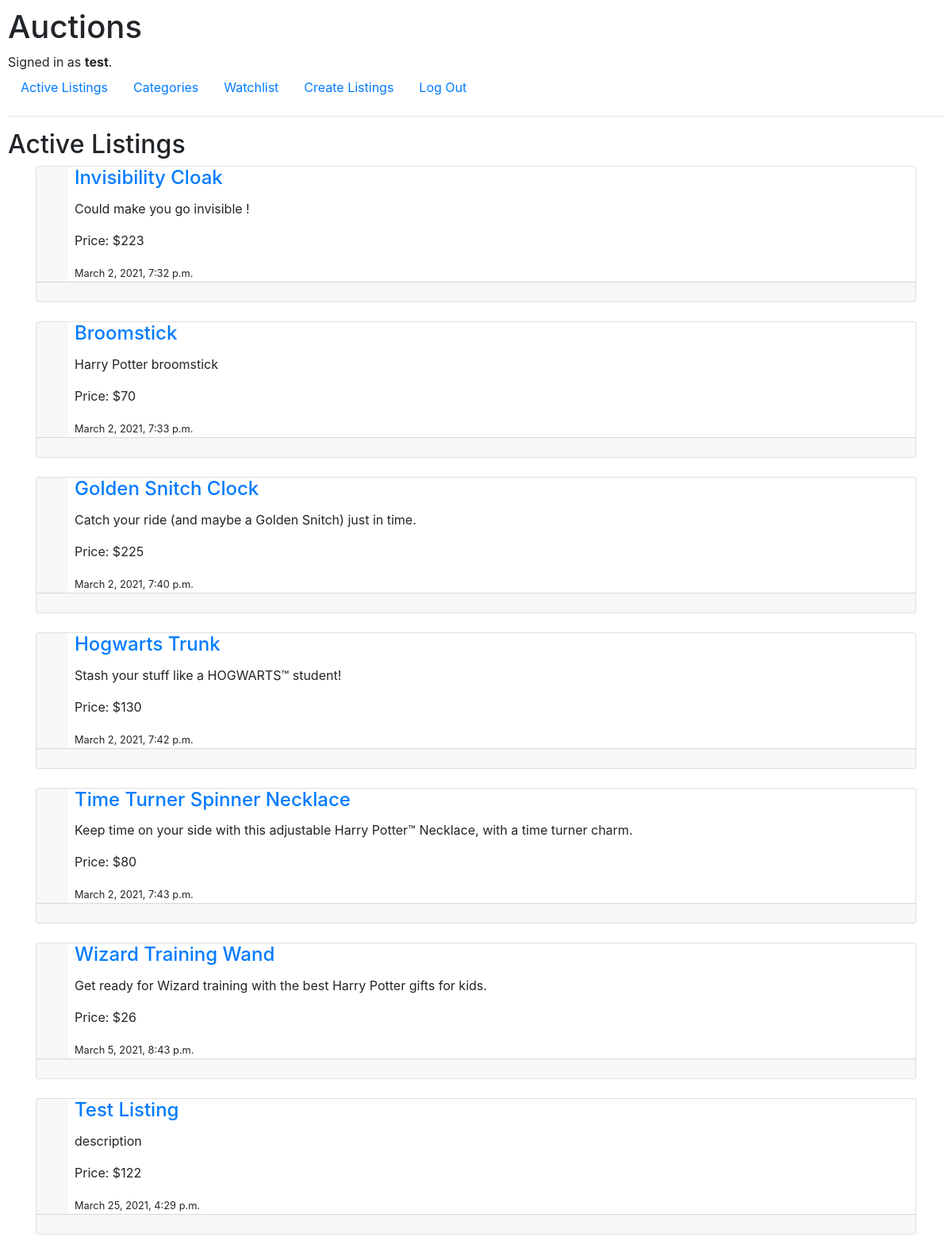
The app's page / (signed in) with its own data.
### auctions/models.py (models this page shows, shortened)
class User(AbstractUser):
    """
    Creates User model
    """

class Listing(models.Model):
    user = models.ForeignKey(User, on_delete=models.CASCADE,
                                related_name="user_listings", blank=True, null=True)
    title = models.CharField(max_length=64)
    description = models.CharField(max_length=500)
    bid = models.IntegerField()
    created = models.DateTimeField(auto_now_add=True)
    listing_image = models.URLField(default=None, blank=True, null=True)
    category = models.ForeignKey(Category, on_delete=models.CASCADE, blank=True,
                                null=True, related_name="list_category")
    watchers = models.ManyToManyField(User, blank=True, related_name="watchlist")
    is_active = models.BooleanField(default=True)
    winner = models.ForeignKey(User, on_delete=models.CASCADE, related_name="listing_win",
                             default=None, blank=True, null=True)

### auctions/views.py (the view)
# urls.py: path("", views.index, name="index"),
def index(request):
    user = request.user.id
    query = Q(is_active=True) | Q(winner=user)
    return render(request, "auctions/index.html", {
        "listings": Listing.objects.filter(query)
    })

### auctions/templates/auctions/index.html (shortened to what this page needs)
{% extends "auctions/layout.html" %}
{% block body %}
    <h2>Active Listings</h2>
    <div class="container">
        {% for listing in listings %}
            <div class="card flex-row flex-wrap">
                <div class="card-header border-0">
                </div>
                <div class="card-block px-2">
                    <a href="{% url 'auctions:listing' listing.id %}">
                        <h4 class="card-title">{{ listing.title }}</h4>
                    </a>
                    <p class="card-text">{{ listing.description }}</p>
                    <p class="card-text">Price: ${{ listing.bid }}</p>
                    <p class="card-text"><small>{{ listing.created }}</small></p>
                </div>
                <div class="card-footer w-100 text-muted"></div>
            </div>
            <br>
        {% endfor %}
    </div>
{% endblock %}

### auctions/templates/auctions/layout.html (shortened to what this page needs)
{% load static %}
<!DOCTYPE html>
<html lang="en">
    <head>
        <link rel="stylesheet" href="https://stackpath.bootstrapcdn.com/bootstrap/4.4.1/css/bootstrap.min.css">
        <link href="{% static 'auctions/styles.css' %}" rel="stylesheet">
    </head>
    <body>
        <h1>Auctions</h1>
        <div>
            {% if user.is_authenticated %}
                Signed in as <strong>{{ user.username }}</strong>.
            {% else %}
                Not signed in.
            {% endif %}
        </div>
        <ul class="nav">
            <li class="nav-item">
                <a class="nav-link" href="{% url 'auctions:index' %}">Active Listings</a>
            </li>
            <li class="nav-item">
                <a class="nav-link" href="{% url 'auctions:category' %}">Categories</a>
            </li>
            {% if user.is_authenticated %}
                <li class="nav-item">
                    <a class="nav-link" href="{% url 'auctions:watchlist' %}">Watchlist</a>
                </li>
                <li class="nav-item">
                    <a class="nav-link" href="{% url 'auctions:createlisting' %}">Create Listings</a>
                </li>
                <li class="nav-item">
                    <a class="nav-link" href="{% url 'auctions:logout' %}">Log Out</a>
                </li>
            {% endif %}
        </ul>
        <hr>
        {% block body %}
        {% endblock %}
    </body>
</html>

### auctions/static/auctions/styles.css (style rules this page uses)
body { padding: 10px; }

### records on screen
User: username "test"
Listing: title "Invisibility Cloak", description "Could make you go invisible !", bid "223", created "March 2, 2021, 7:32 p.m."
Listing: title "Broomstick", description "Harry Potter broomstick", bid "70", created "March 2, 2021, 7:33 p.m."
Listing: title "Golden Snitch Clock", description "Catch your ride (and maybe a Golden Snitch) just in time.", bid "225", created "March 2, 2021, 7:40 p.m."
Listing: title "Hogwarts Trunk", description "Stash your stuff like a HOGWARTS™ student!", bid "130", created "March 2, 2021, 7:42 p.m."
Listing: title "Time Turner Spinner Necklace", description "Keep time on your side with this adjustable Harry Potter™ Necklace, with a time turner charm.", bid "80", created "March 2, 2021, 7:43 p.m."
Listing: title "Wizard Training Wand", description "Get ready for Wizard training with the best Harry Potter gifts for kids.", bid "26", created "March 5, 2021, 8:43 p.m."
Listing: title "Test Listing", description "description", bid "122", created "March 25, 2021, 4:29 p.m."
